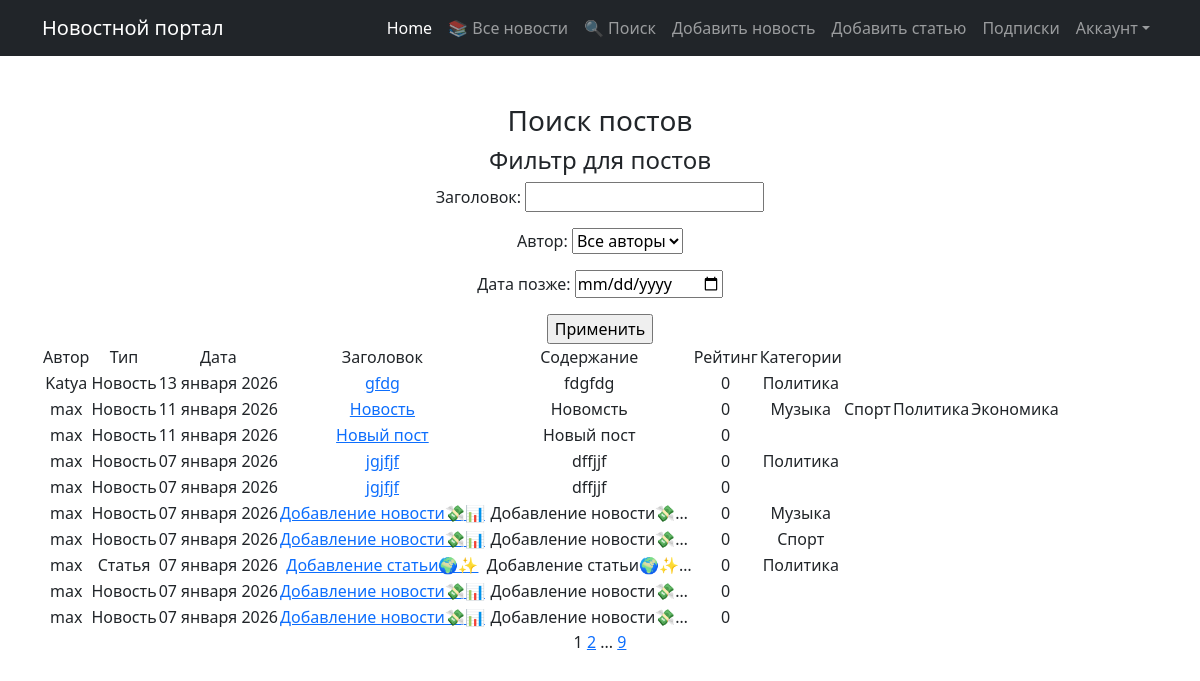
The app's page /news/search/ with its own data.
### news/models.py (models this page shows, shortened)
class Post(models.Model):
    news = 'NW'
    articles = 'AR'
    TYPE_CHOICES = (
        (news, 'Новость'),
        (articles, 'Статья')
    )
    author = models.ForeignKey(Author, on_delete=models.CASCADE)
    post_type = models.CharField(max_length=2, choices=TYPE_CHOICES, default=news)
    created_at = models.DateTimeField(auto_now_add=True)
    categories = models.ManyToManyField(Category, through='PostCategory')
    title = models.CharField(max_length=255)
    text = models.TextField()
    rating = models.IntegerField(default=0)

class Author(models.Model):
    user = models.OneToOneField(User, on_delete=models.CASCADE)
    rating = models.IntegerField(default=0)
    def __str__(self):
        return self.user.username

class Category(models.Model):
    name = models.CharField(max_length=255, unique=True)
    subscribers = models.ManyToManyField(User, related_name='categories')

### news/views.py (the view)
# urls.py: path('search/', PostSearchView.as_view(), name='post_search'),
class PostSearchView(ListView):
    model = Post
    context_object_name = 'posts'
    template_name = 'news/post_search.html'
    ordering = ['-created_at']
    paginate_by = 10
    def get_queryset(self):
        queryset = super().get_queryset()
        self.filterset = PostFilter(self.request.GET, queryset=queryset)
        return self.filterset.qs
    def get_context_data(self, **kwargs):
        context = super().get_context_data(**kwargs)
        context['filterset'] = self.filterset
        return context

### news/templatetags/custom_filters.py (called while the page is built)
@register.filter()
def censor(value):
    for word in bed_words:
        value = value.replace(word[1:], '*' * len(word[1:]))
    return value

### news/templatetags/custom_tags.py (called while the page is built)
@register.simple_tag(takes_context=True)
def url_replace(context, **kwargs):
    d = context['request'].GET.copy()
    for k, v in kwargs.items():
        d[k] = v
    return d.urlencode()

### templates/news/post_search.html (shortened to what this page needs)
{% extends 'flatpages/default.html' %}
{% load custom_filters %}
{% load custom_tags %}
{% block content %}
<h3 class="text-dark">Поиск постов</h3>
<h4 class="text-dark">Фильтр для постов</h4>
<form action="" method="get">
    {{ filterset.form.as_p }}
    <input type="submit" value="Применить">
</form>
<table>
    <tr>
        <td>Автор</td>
        <td>Тип</td>
        <td>Дата</td>
        <td>Заголовок</td>
        <td>Содержание</td>
        <td>Рейтинг</td>
        <td>Категории</td>
    </tr>
    {% for post in posts %}
    <tr>
        <td>{{ post.author.user.username }}</td>
        <td>{{ post.get_post_type_display }}</td>
        <td>{{ post.created_at|date:'d E Y' }}</td>
        <td><a href="{% url 'post_detail' post.id %}">{{ post.title|censor }}</a></td>
        <td>{{ post.text|censor|truncatechars:20 }}</td>
        <td>{{ post.rating }}</td>
        {% for category in post.categories.all %}
        <td>{{ category.name }}</td>
        {% endfor %}
    </tr>
    {% endfor %}
</table>
{{ page_obj.number }}
{% if page_obj.has_next %}
<a href="?{% url_replace page=page_obj.next_page_number %}">{{ page_obj.next_page_number }}</a>
{% if paginator.num_pages != page_obj.next_page_number %}
...
<a href="?{% url_replace page=page_obj.paginator.num_pages %}">{{ page_obj.paginator.num_pages }}</a>
{% endif %}
{% endif %}
{% endblock content %}

### records on screen
Post: author.user.username "Katya", post_type "Новость", created_at "13 января 2026", title|censor "gfdg", text|censor "fdgfdg", rating "0"
Category: name "Политика"
Post: author.user.username "max", post_type "Новость", created_at "11 января 2026", title|censor "Новость", text|censor "Новомсть", rating "0"
Category: name "Музыка"
Category: name "Спорт"
Category: name "Экономика"
Post: author.user.username "max", post_type "Новость", created_at "11 января 2026", title|censor "Новый пост", text|censor "Новый пост", rating "0"
Post: author.user.username "max", post_type "Новость", created_at "07 января 2026", title|censor "jgjfjf", text|censor "dffjjf", rating "0"
Post: author.user.username "max", post_type "Новость", created_at "07 января 2026", title|censor "jgjfjf", text|censor "dffjjf", rating "0"
Post: author.user.username "max", post_type "Новость", created_at "07 января 2026", title|censor "Добавление новости💸📊", text|censor "Добавление новости💸…", rating "0"
Post: author.user.username "max", post_type "Новость", created_at "07 января 2026", title|censor "Добавление новости💸📊", text|censor "Добавление новости💸…", rating "0"
Post: author.user.username "max", post_type "Статья", created_at "07 января 2026", title|censor "Добавление статьи🌍✨", text|censor "Добавление статьи🌍✨…", rating "0"
Post: author.user.username "max", post_type "Новость", created_at "07 января 2026", title|censor "Добавление новости💸📊", text|censor "Добавление новости💸…", rating "0"
Post: author.user.username "max", post_type "Новость", created_at "07 января 2026", title|censor "Добавление новости💸📊", text|censor "Добавление новости💸…", rating "0"

### other values on screen
{{ page_obj.number }} "1"
{{ page_obj.next_page_number }} "2"
{{ page_obj.paginator.num_pages }} "9"
